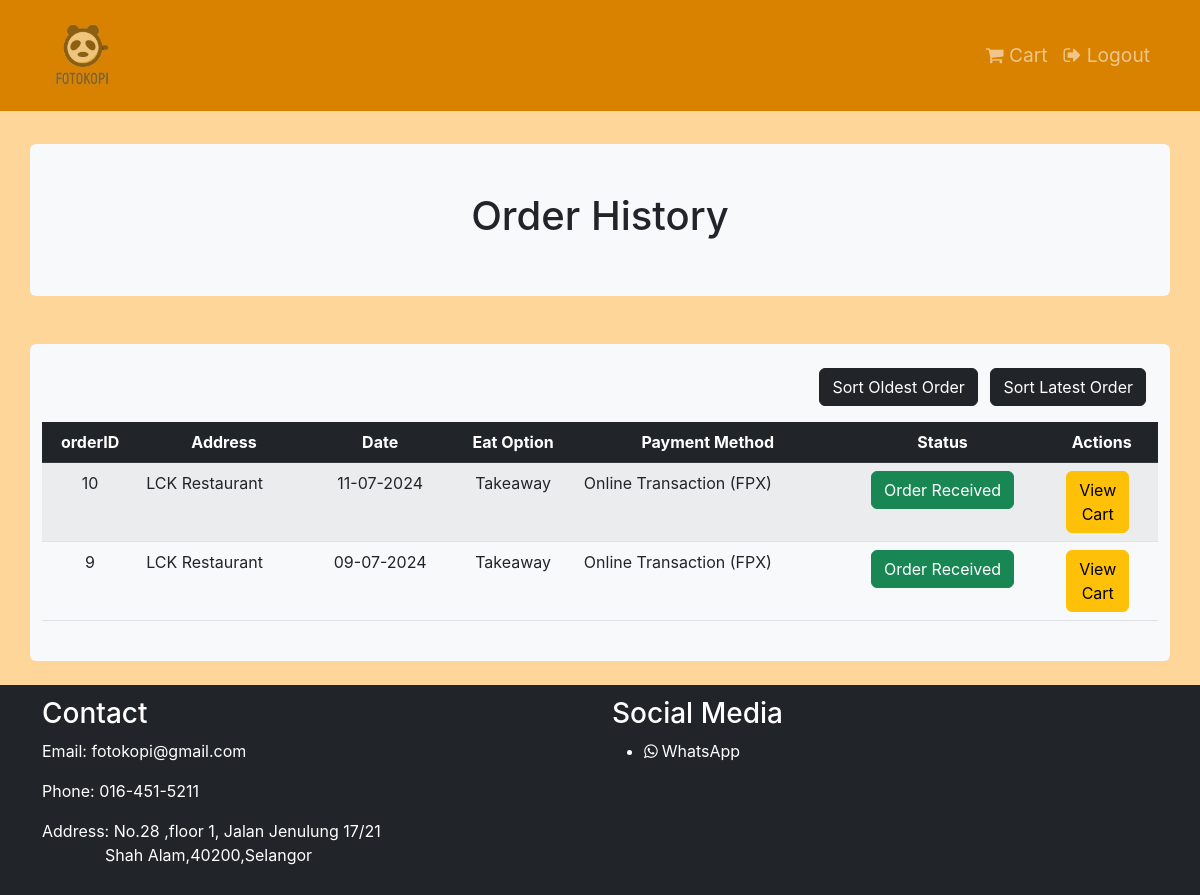
Page /Fotokopi/Cust_Page/custOrder.php?id=7 on the committed database.
### tables this page shows
CREATE TABLE `ordermenu` (
  `orderID` int(10) UNSIGNED NOT NULL,
  `custID` int(10) UNSIGNED NOT NULL,
  `orderAddress` varchar(255) DEFAULT NULL,
  `orderDate` varchar(20) NOT NULL,
  `eatOption` varchar(30) NOT NULL,
  `paymentMethod` varchar(30) NOT NULL,
  `orderStatus` varchar(40) NOT NULL,
  `grandTotal` decimal(10,2) NOT NULL
);

### Fotokopi/Cust_Page/custOrder.php (the view, shortened to what this page needs)
<?php
include ('partials/navbar.php');
$id = $_GET['id'];
?>
<div class="container bg-light p-5 my-5 jumbotron rounded">
    <h1>
        <center>Order History</center>
    </h1>
</div>
<div class="container bg-light rounded">
    <div class="container">
        <br>
        <div class="d-flex justify-content-between align-items-center mb-3">
            <br>
            <div>
                <button class="btn btn-dark me-2" onclick="sortTable(true)">Sort Oldest Order</button>
                <button class="btn btn-dark" onclick="sortTable(false)">Sort Latest Order</button>
            </div>
        </div>
    </div>
    <table class="table table-striped">
        <thead class="table-dark">
            <th class="text-center">orderID</th>
            <th class="text-center">Address</th>
            <th class="text-center">Date</th>
            <th class="text-center">Eat Option</th>
            <th class="text-center">Payment Method</th>
            <th class="text-center">Status</th>
            <th class="text-center">Actions</th>
        </thead>
        <tbody>
            <?php
            $sql = "SELECT * FROM ordermenu WHERE custID = $id ORDER BY orderID DESC";
            $res = mysqli_query($conn, $sql);
            if ($res == TRUE) {
                $count = mysqli_num_rows($res);
                if ($count > 0) {
                    while ($rows = mysqli_fetch_assoc($res)) {
                        $orderID = $rows['orderID'];
                        $orderAddress = $rows['orderAddress'];
                        $orderDate = $rows['orderDate'];
                        $eatOption = $rows['eatOption'];
                        $paymentMethod = $rows['paymentMethod'];
                        $orderStatus = $rows['orderStatus'];
                        ?>
                        <tr>
                            <td class="text-center"><?php echo $orderID; ?></td>
                            <td><?php echo !empty($orderAddress) ? $orderAddress : "none"; ?></td>
                            <td class="text-center"><?php echo $orderDate; ?></td>
                            <td class="text-center"><?php echo $eatOption; ?></td>
                            <td><?php echo $paymentMethod; ?></td>
                            <td class="text-center">
                                <?php
                                $statusClass = "";
                                switch ($orderStatus) {
                                    case "Order Received":
                                        $statusClass = "btn btn-success";
                                        break;
                                }
                                ?>
                                <button class="<?php echo $statusClass; ?>"><?php echo $orderStatus; ?></button>
                            </td>
                            <td class="text-center">
                                <div class="d-flex justify-content-center">
                                    <a href="<?php echo SITEURL; ?>Cust_Page/viewCart.php?id=<?php echo $id; ?>&orderID=<?php echo $orderID ?>"
                                        class="btn btn-warning me-2">View<br>Cart</a>
                                </div>
                            </td>
                        </tr>
                        <?php
                    }
                }
            }
            ?>
        </tbody>
    </table>
    <br>
</div>
<br>
<?php
include ('partials/footer.php');
?>

### Fotokopi/Cust_Page/cust.css (style rules this page uses)
.wholeBg { background-color: rgba(255, 214, 153, 1); }
* { margin: 0; padding: 0; font-family: -apple-system, BlinkMacSystemFont, 'Segoe UI', Roboto, Oxygen, Ubuntu, Cantarell, 'Open Sans', 'Helvetica Neue', sans-serif; }

### rows in the picture
ordermenu: orderID "10", orderAddress "LCK Restaurant", orderDate "11-07-2024", eatOption "Takeaway", paymentMethod "Online Transaction (FPX)", orderStatus "Order Received"
ordermenu: orderID "9", orderAddress "LCK Restaurant", orderDate "09-07-2024", eatOption "Takeaway", paymentMethod "Online Transaction (FPX)", orderStatus "Order Received"
